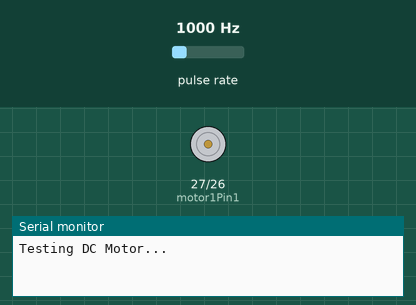
Simulated run of this sketch. Board: ESP32. Parts: motor-driver pin pairs drawn as motors (green arrow = first pin HIGH = forward, orange = second pin HIGH = backward, longer = more drive, scaled by the enable pin), the last lines printed to the serial monitor. Wiring (inferred from the names in the program): pulse sensor: data GPIO 13. The inputs (shaded band) are chosen by the test bench; at power-on: pulse rate 1000 Hz.

Above: at 0.1 s.
At 1.1 s:
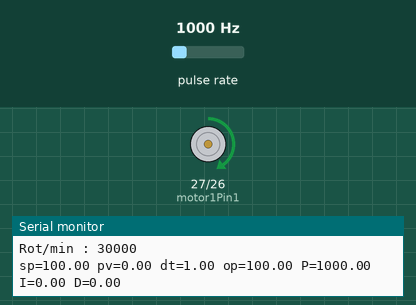
Timing chart, 0 to 2.6 s (numbered marks = the images above):
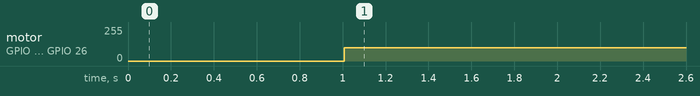

The sketch:

PID_iMCLab.ino
```cpp
/*
  iMCLab Internet-Based Motor Control Lab
  Kit internet-Based Motor Control Lab (iMCLab), adalah modul
  hardware kendali motor DC umpan balik dengan mikrokontroller
  ESP32, yang terdiri dari motor DC, driver motor, LED, dan
  sensor kecepatan. Kit ini dikembangkan oleh Kampus Bela
  Negara. Keluaran kecepatan motor DC dalam rotasi per menit
  (rpm) disesuaikan untuk mempertahankan setpoint rpm yang
  diinginkan. Kit ini dikembangkan oleh tim kami, sebagai
  salah satu luaran tambahan dari Penelitian Terapan Unggulan
  Perguruan Tinggi (PTUPT) Tahun Kedua.
*/

// constants
const int baud = 115200;       // serial baud rate

int motor1Pin1 = 27;
int motor1Pin2 = 26;
int enable1Pin = 12;

//int pulse_encoder = 13;

// Setting PWM properties
const int freq = 30000;
const int pwmChannel = 0;
const int resolution = 8;
//int dutyCycle = 0;

const byte pin_rpm = 13;
int volatile rev = 0;
int rpm = 0;
int rpm1 = 0;

unsigned long cur_time, old_time;

float P, I, D, Kc, tauI, tauD;
float KP, KI, KD, op0, ophi, oplo, error, dpv;
float sp = 100, //set point
pv = 0,        //current temperature
pv_last = 0,   //prior temperature
ierr = 0,      //integral error
dt = 0,        //time between measurements
op = 0;        //PID controller output
unsigned long ts = 0, new_ts = 0; //timestamp
const float upper_temperature_limit = 58;

void isr() {
  rev++;
}

void setup() {
  // put your setup code here, to run once:

  ts = millis();

  Serial.begin(baud);
  while (!Serial) {
    ; // wait for serial port to connect.
  }

  // sets the pins
  pinMode(motor1Pin1, OUTPUT);
  pinMode(motor1Pin2, OUTPUT);
  pinMode(enable1Pin, OUTPUT);
  pinMode(pin_rpm, INPUT_PULLUP);
  //  pinMode(pin_rpm, INPUT);
  attachInterrupt(digitalPinToInterrupt(pin_rpm), isr, RISING);

  // configure LED PWM functionalitites
  ledcSetup(pwmChannel, freq, resolution);

  // attach the channel to the GPIO to be controlled
  ledcAttachPin(enable1Pin, pwmChannel);

  // testing
  Serial.print("Testing DC Motor...");
}

void CekRPM(){
  // Move DC motor forward
  digitalWrite(motor1Pin1, HIGH);
  digitalWrite(motor1Pin2, LOW);
  ledcWrite(pwmChannel, op);
  detachInterrupt(digitalPinToInterrupt(pin_rpm)); //mematikan interupt
  int holes = 2; // holes of rotating object, for disc object
  int rpm = rev / holes;
  int rpm1 = rpm * 60;
  //Serial.println(rev);
  //here we used fan which has 2 hole
  Serial.print("Forward with duty cycle: ");
  Serial.println(op);
  Serial.print("Rot/sec :");  //Revolutions per second
  Serial.println(rpm);
  Serial.print("Rot/min : ");   //Revolutions per minute
  Serial.println((rpm1));
  rev = 0;
  attachInterrupt(digitalPinToInterrupt(pin_rpm), isr, RISING); // Menghidupkan interupt

}


float pid(float sp, float pv, float pv_last, float& ierr, float dt) {
  float Kc = 10.0; // K / %Heater
  float tauI = 50.0; // sec
  float tauD = 1.0;  // sec
  // PID coefficients
  float KP = Kc;
  float KI = Kc / tauI;
  float KD = Kc*tauD;
  // upper and lower bounds on heater level
  float ophi = 100;
  float oplo = 0;
  // calculate the error
  float error = sp - pv;
  // calculate the integral error
  ierr = ierr + KI * error * dt;
  // calculate the measurement derivative
  float dpv = (pv - pv_last) / dt;
  // calculate the PID output
  float P = KP * error; //proportional contribution
  float I = ierr; //integral contribution
  float D = -KD * dpv; //derivative contribution
  float op = P + I + D;
  // implement anti-reset windup
  if ((op < oplo) || (op > ophi)) {
    I = I - KI * error * dt;
    // clip output
    op = max(oplo, min(ophi, op));
  }
  ierr = I;
  Serial.println("sp="+String(sp) + " pv=" + String(pv) + " dt=" + String(dt) + " op=" + String(op) + " P=" + String(P) + " I=" + String(I) + " D=" + String(D));
  return op;
}

void loop() {

  new_ts = millis();
  if (new_ts - ts > 1000) {

  // put your main code here, to run repeatedly:
  CekRPM();

  pv = rpm1;   // RPM keluaran
  dt = (new_ts - ts) / 1000.0;
  ts = new_ts;
  op = pid(sp,pv,pv_last,ierr,dt);
  //ledcWrite(Q1Channel,op); Contoh yg iTCLab
  ledcWrite(pwmChannel, op);

  pv_last = pv;

  delay (100);
  }

}
```

Measured:
- by itself, motor on GPIO 27 (motor1Pin1) / GPIO 26 (motor1Pin2): stopped → forward 100/255 at 1.0 s
